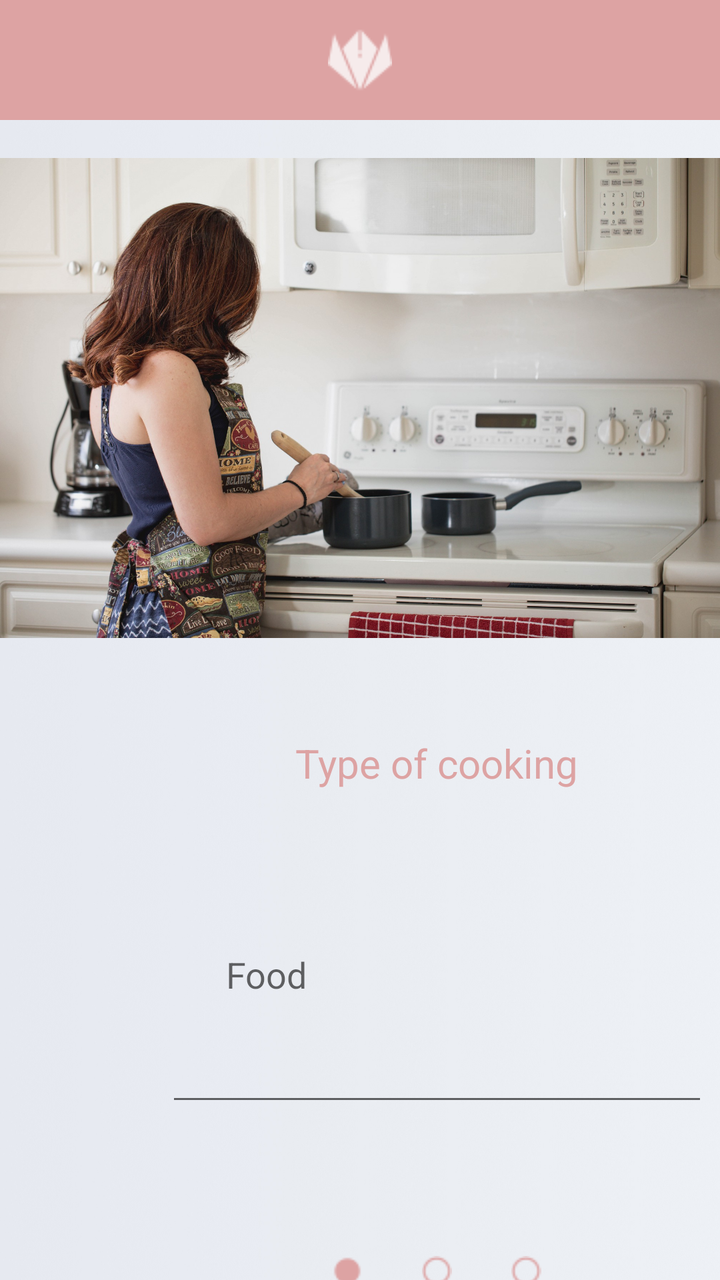
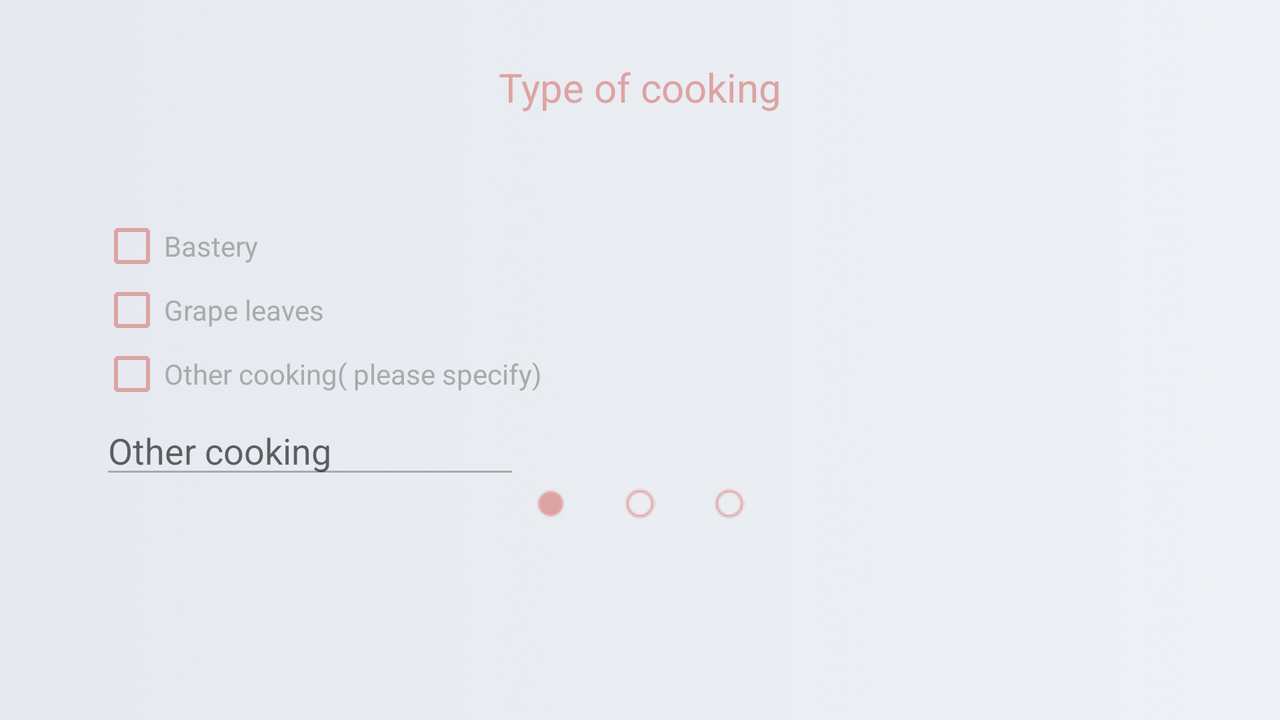

First picture: res/layout/ on a phone held upright. Second picture: the repository's own variant of that layout, on a device whose configuration matches the variant's folder. Source for both follows.
<!-- AndroidManifest.xml: application theme AppTheme -->
<!-- res/layout/activity_cooking.xml -->
<?xml version="1.0" encoding="utf-8"?>
<LinearLayout xmlns:android="http://schemas.android.com/apk/res/android"
    xmlns:app="http://schemas.android.com/apk/res-auto"
    xmlns:tools="http://schemas.android.com/tools"
    android:id="@+id/profile_photo"
    android:layout_width="match_parent"
    android:layout_height="match_parent"
    android:background="@drawable/background"
    android:orientation="vertical"
    android:weightSum="2"
    tools:context=".cooking">
    <ImageView
        android:id="@+id/titlebar"
        app:layout_constraintTop_toTopOf="parent"
        app:layout_constraintStart_toStartOf="parent"

        android:layout_width="match_parent"
        android:layout_height="60dp"
        android:background="@color/colorPrimary"
        android:paddingTop="30dp"
        android:paddingBottom="30dp"
        android:scaleType="center"
        app:srcCompat="@drawable/title" />

    <ImageView
        android:id="@+id/imageView7"
        android:layout_width="wrap_content"
        android:layout_height="278dp"
        app:srcCompat="@drawable/cooking" />

    <androidx.constraintlayout.widget.ConstraintLayout
        android:id="@+id/prod"
        android:layout_width="match_parent"
        android:layout_height="match_parent"
        android:visibility="gone">

        <TextView
            android:id="@+id/textView8"
            android:layout_width="wrap_content"
            android:layout_height="wrap_content"
            android:lineSpacingExtra="2sp"
            android:padding="50dp"
            android:text="@string/proInfo"
            android:textColor="@android:color/darker_gray"
            android:textSize="18sp"
            app:layout_constraintBottom_toTopOf="@+id/prodswitch"
            app:layout_constraintEnd_toEndOf="parent"
            app:layout_constraintHorizontal_bias="0.0"
            app:layout_constraintStart_toStartOf="parent"
            app:layout_constraintTop_toBottomOf="@+id/title3" />

        <LinearLayout
            android:id="@+id/linearLayout3"
            android:layout_width="wrap_content"
            android:layout_height="69dp"
            android:layout_marginBottom="40dp"
            android:orientation="horizontal"
            android:weightSum="3"
            app:layout_constraintBottom_toBottomOf="parent"
            app:layout_constraintEnd_toEndOf="parent"
            app:layout_constraintHorizontal_bias="0.47"
            app:layout_constraintStart_toStartOf="parent">

            <ImageView
                android:id="@+id/imageView53"
                android:layout_width="wrap_content"
                android:layout_height="wrap_content"
                android:layout_margin="10dp"
                android:layout_weight="1"
                app:srcCompat="@drawable/filled" />

            <ImageView
                android:id="@+id/imageView43"
                android:layout_width="wrap_content"
                android:layout_height="wrap_content"
                android:layout_margin="10dp"
                android:layout_marginBottom="16dp"
                app:srcCompat="@drawable/filled" />

            <ImageView
                android:id="@+id/imageView63"
                android:layout_width="wrap_content"
                android:layout_height="wrap_content"
                android:layout_margin="10dp"
                android:layout_marginBottom="16dp"
                android:layout_weight="1"
                app:srcCompat="@drawable/filled" />

        </LinearLayout>

        <Switch
            android:id="@+id/prodswitch"
            android:layout_width="wrap_content"
            android:layout_height="wrap_content"
            android:layout_marginBottom="40dp"
            android:backgroundTint="@color/colorPrimary"
            android:buttonTint="@color/colorPrimary"
            android:drawableTint="@color/colorPrimary"
            android:text="I want to use eco freindly products"
            android:textColor="@android:color/darker_gray"
            android:thumbTint="@color/colorPrimary"
            app:layout_constraintBottom_toTopOf="@+id/linearLayout3"
            app:layout_constraintEnd_toEndOf="parent"
            app:layout_constraintHorizontal_bias="0.426"
            app:layout_constraintStart_toStartOf="parent" />

        <TextView
            android:id="@+id/title4"
            android:layout_width="411dp"
            android:layout_height="84dp"
            android:background="@drawable/border"
            android:backgroundTint="#00413737"
            android:gravity="center"
            android:shadowColor="#00101010"
            android:shadowDx="1"
            android:shadowDy="1"
            android:shadowRadius="2"
            android:text="Eco-friendly products"
            android:textColor="@color/colorPrimary"
            android:textSize="20sp"
            app:layout_constraintBottom_toTopOf="@+id/textView8"
            app:layout_constraintEnd_toEndOf="parent"
            app:layout_constraintStart_toStartOf="parent"
            app:layout_constraintTop_toTopOf="parent" />

    </androidx.constraintlayout.widget.ConstraintLayout>

    <LinearLayout
        android:id="@+id/linearLayout2"
        android:layout_width="437dp"
        android:layout_height="525dp"
        android:orientation="vertical"
        android:visibility="visible"
        app:layout_constraintBottom_toBottomOf="parent"
        app:layout_constraintTop_toTopOf="parent"
        app:layout_constraintVertical_bias="0.361">

        <TextView
            android:id="@+id/textView6"
            android:layout_width="wrap_content"
            android:layout_height="wrap_content"
            android:layout_gravity="center_horizontal"
            android:layout_marginTop="30dp"
            android:layout_marginBottom="50dp"
            android:text="Type of cooking"
            android:textColor="@color/colorPrimary"
            android:textSize="20sp"
            app:layout_constraintBottom_toTopOf="@+id/linearLayout2"
            app:layout_constraintEnd_toEndOf="parent"
            app:layout_constraintHorizontal_bias="0.43"
            app:layout_constraintStart_toStartOf="parent" />

        <EditText
            android:id="@+id/food"
            android:layout_width="271dp"
            android:layout_height="113dp"
            android:layout_gravity="center"
            android:ems="10"
            android:gravity="start|top"
            android:hint="Food"
            android:inputType="textMultiLine"
            android:padding="30dp" />

        <LinearLayout
            android:layout_width="134dp"
            android:layout_height="wrap_content"
            android:layout_gravity="center_horizontal"
            android:layout_marginTop="70dp"
            android:orientation="horizontal">

            <ImageView
                android:id="@+id/imageView8"
                android:layout_width="wrap_content"
                android:layout_height="wrap_content"
                android:layout_weight="1"
                app:srcCompat="@drawable/filled" />

            <ImageView
                android:id="@+id/imageView9"
                android:layout_width="wrap_content"
                android:layout_height="wrap_content"
                android:layout_weight="1"
                app:srcCompat="@drawable/impty" />

            <ImageView
                android:id="@+id/imageView10"
                android:layout_width="wrap_content"
                android:layout_height="wrap_content"
                android:layout_weight="1"
                app:srcCompat="@drawable/impty" />
        </LinearLayout>

    </LinearLayout>

    <androidx.constraintlayout.widget.ConstraintLayout
        android:id="@+id/number"
        android:layout_width="match_parent"
        android:layout_height="match_parent"
        android:visibility="gone">

        <TextView
            android:id="@+id/title2"
            android:layout_width="411dp"
            android:layout_height="84dp"
            android:background="@drawable/border"
            android:backgroundTint="#00413737"
            android:gravity="center"
            android:shadowColor="#00101010"
            android:shadowDx="1"
            android:shadowDy="1"
            android:shadowRadius="2"
            android:text="Number of People"
            android:textColor="@color/colorPrimary"
            android:textSize="20sp"
            app:layout_constraintBottom_toTopOf="@+id/linearLayout1"
            app:layout_constraintEnd_toEndOf="parent"
            app:layout_constraintStart_toStartOf="parent"
            app:layout_constraintTop_toTopOf="parent"
            app:layout_constraintVertical_bias="0.128" />

        <NumberPicker
            android:id="@+id/occ2"
            android:layout_width="131dp"
            android:layout_height="73dp"
            android:dividerPadding="100dp"
            android:solidColor="#E9ECF1"
            app:layout_constraintBottom_toTopOf="@+id/linearLayout1"
            app:layout_constraintEnd_toEndOf="parent"
            app:layout_constraintStart_toStartOf="parent"
            app:layout_constraintTop_toBottomOf="@+id/title2"
            tools:ignore="MissingConstraints"></NumberPicker>

        <LinearLayout
            android:id="@+id/linearLayout1"
            android:layout_width="154dp"
            android:layout_height="73dp"
            android:orientation="horizontal"
            android:padding="20dp"
            android:weightSum="3"
            app:layout_constraintBottom_toBottomOf="parent"
            app:layout_constraintEnd_toEndOf="parent"
            app:layout_constraintStart_toStartOf="parent">

            <ImageView
                android:id="@+id/imageView11"
                android:layout_width="wrap_content"
                android:layout_height="wrap_content"
                android:layout_weight="1"
                app:srcCompat="@drawable/filled" />

            <ImageView
                android:id="@+id/imageView22"
                android:layout_width="wrap_content"
                android:layout_height="wrap_content"
                android:layout_marginBottom="16dp"
                app:srcCompat="@drawable/filled" />

            <ImageView
                android:id="@+id/imageView33"
                android:layout_width="wrap_content"
                android:layout_height="wrap_content"
                android:layout_marginBottom="16dp"
                android:layout_weight="1"
                app:srcCompat="@drawable/impty" />

        </LinearLayout>

    </androidx.constraintlayout.widget.ConstraintLayout>

</LinearLayout>
<!-- resources referenced by this layout -->
<resources>
  <color name="colorPrimary">#DDA3A3</color>
  <!-- drawable background: jpg bitmap (drawable, 529442 bytes) -->
  <!-- drawable border (drawable) -->
  <?xml version="1.0" encoding="utf-8"?>
  <shape xmlns:android="http://schemas.android.com/apk/res/android"
      android:shape="rectangle">
  
      <stroke
          android:width="3dp"
          android:color="@color/colorPrimary" />
  </shape>
  <!-- drawable cooking: jpg bitmap (drawable, 407766 bytes) -->
  <!-- drawable filled: png bitmap (drawable, 335 bytes) -->
  <!-- drawable impty: png bitmap (drawable, 479 bytes) -->
  <!-- drawable title: png bitmap (drawable, 1293 bytes) -->
  <string name="proInfo">at EcoHome we support eco-freindly products,to make a type specimen book. It has survived not only five centuries, but also the leap into electronic typesetting, remaining essentially unchanged. I</string>
  <style name="AppTheme" parent="Theme.AppCompat.Light">
          
          <item name="colorPrimary">@color/colorPrimary</item>
          <item name="colorPrimaryDark">@color/colorPrimaryDark</item>
          <item name="colorAccent">@color/colorAccent</item>
          <item name="windowActionBar">false</item>
          <item name="windowNoTitle">true</item>
  
  
      </style>
  <color name="colorPrimaryDark">#00574B</color>
  <color name="colorAccent">#D81B60</color>
</resources>
<!-- res/layout-land/activity_cooking.xml (the repository's variant of the layout above) -->
<!-- drawn on the phone turned sideways -->
<?xml version="1.0" encoding="utf-8"?>
<LinearLayout xmlns:android="http://schemas.android.com/apk/res/android"
    xmlns:app="http://schemas.android.com/apk/res-auto"
    xmlns:tools="http://schemas.android.com/tools"
    android:id="@+id/profile_photo"
    android:layout_width="match_parent"
    android:layout_height="match_parent"
    android:background="@drawable/background"
    android:orientation="vertical"
    android:weightSum="2"
    tools:context=".cooking">


    <androidx.constraintlayout.widget.ConstraintLayout
        android:id="@+id/prod"
        android:layout_width="match_parent"
        android:layout_height="match_parent"
        android:visibility="gone">

        <LinearLayout
            android:id="@+id/linearLayout3"
            android:layout_width="wrap_content"
            android:layout_height="69dp"
            android:layout_marginBottom="40dp"
            android:orientation="horizontal"
            android:weightSum="3"
            app:layout_constraintBottom_toBottomOf="parent"
            app:layout_constraintEnd_toEndOf="parent"
            app:layout_constraintHorizontal_bias="0.499"
            app:layout_constraintStart_toStartOf="parent"
            app:layout_constraintTop_toBottomOf="@+id/prodswitch">

            <ImageView
                android:id="@+id/imageView53"
                android:layout_width="wrap_content"
                android:layout_height="wrap_content"
                android:layout_margin="10dp"
                android:layout_weight="1"
                app:srcCompat="@drawable/filled" />

            <ImageView
                android:id="@+id/imageView43"
                android:layout_width="wrap_content"
                android:layout_height="wrap_content"
                android:layout_margin="10dp"
                android:layout_marginBottom="16dp"
                app:srcCompat="@drawable/filled" />

            <ImageView
                android:id="@+id/imageView63"
                android:layout_width="wrap_content"
                android:layout_height="wrap_content"
                android:layout_margin="10dp"
                android:layout_marginBottom="16dp"
                android:layout_weight="1"
                app:srcCompat="@drawable/filled" />

        </LinearLayout>

        <TextView
            android:id="@+id/title4"
            android:layout_width="411dp"
            android:layout_height="84dp"
            android:background="@drawable/border"
            android:backgroundTint="#00413737"
            android:gravity="center"
            android:shadowColor="#00101010"
            android:shadowDx="1"
            android:shadowDy="1"
            android:shadowRadius="2"
            android:text="Eco-friendly products"
            android:textColor="@color/colorPrimary"
            android:textSize="20sp"
            app:layout_constraintBottom_toTopOf="@+id/textView8"
            app:layout_constraintEnd_toEndOf="parent"
            app:layout_constraintHorizontal_bias="0.496"
            app:layout_constraintStart_toStartOf="parent"
            app:layout_constraintTop_toTopOf="parent" />

        <TextView
            android:id="@+id/textView8"
            android:layout_width="wrap_content"
            android:layout_height="wrap_content"
            android:lineSpacingExtra="2sp"
            android:padding="50dp"
            android:text="@string/proInfo"
            android:textColor="@android:color/darker_gray"
            android:textSize="18sp"
            app:layout_constraintBottom_toTopOf="@+id/prodswitch"
            app:layout_constraintEnd_toEndOf="parent"
            app:layout_constraintHorizontal_bias="0.0"
            app:layout_constraintStart_toStartOf="parent"
            app:layout_constraintTop_toBottomOf="@+id/title4" />

        <Switch
            android:id="@+id/prodswitch"
            android:layout_width="wrap_content"
            android:layout_height="wrap_content"
            android:layout_marginBottom="40dp"
            android:backgroundTint="@color/colorPrimary"
            android:buttonTint="@color/colorPrimary"
            android:drawableTint="@color/colorPrimary"
            android:text="I want to use eco freindly products"
            android:textColor="@android:color/darker_gray"
            android:thumbTint="@color/colorPrimary"
            app:layout_constraintBottom_toTopOf="@+id/linearLayout3"
            app:layout_constraintEnd_toEndOf="parent"
            app:layout_constraintHorizontal_bias="0.498"
            app:layout_constraintStart_toStartOf="parent"
            app:layout_constraintTop_toBottomOf="@+id/textView8" />

    </androidx.constraintlayout.widget.ConstraintLayout>

    <LinearLayout
        android:id="@+id/linearLayout2"
        android:layout_width="match_parent"
        android:layout_height="match_parent"
        android:orientation="vertical"
        android:visibility="visible"
        app:layout_constraintBottom_toBottomOf="parent"
        app:layout_constraintTop_toTopOf="parent"
        app:layout_constraintVertical_bias="0.361">

        <TextView
            android:id="@+id/textView6"
            android:layout_width="wrap_content"
            android:layout_height="wrap_content"
            android:layout_gravity="center_horizontal"
            android:layout_marginTop="30dp"
            android:layout_marginBottom="50dp"
            android:text="Type of cooking"
            android:textColor="@color/colorPrimary"
            android:textSize="20sp"
            app:layout_constraintBottom_toTopOf="@+id/linearLayout2"
            app:layout_constraintEnd_toEndOf="parent"
            app:layout_constraintHorizontal_bias="0.43"
            app:layout_constraintStart_toStartOf="parent" />

        <CheckBox
            android:id="@+id/bastery"
            android:layout_width="wrap_content"
            android:layout_height="wrap_content"
            android:layout_marginLeft="50dp"
            android:buttonTint="@color/colorPrimary"
            android:drawableTint="@color/colorPrimary"
            android:foregroundTint="@color/colorPrimary"
            android:text="Bastery"
            android:textColor="@android:color/darker_gray" />

        <CheckBox
            android:id="@+id/grape"
            android:layout_width="wrap_content"
            android:layout_height="wrap_content"
            android:layout_marginLeft="50dp"
            android:buttonTint="@color/colorPrimary"
            android:drawableTint="@color/colorPrimary"
            android:foregroundTint="@color/colorPrimary"
            android:text="Grape leaves"
            android:textColor="@android:color/darker_gray" />

        <CheckBox
            android:id="@+id/other"
            android:layout_width="wrap_content"
            android:layout_height="wrap_content"
            android:layout_marginLeft="50dp"
            android:buttonTint="@color/colorPrimary"
            android:clickable="false"
            android:drawableTint="@color/colorPrimary"
            android:foregroundTint="@color/colorPrimary"
            android:text="Other cooking( please specify)"
            android:textColor="@android:color/darker_gray" />

        <EditText
            android:id="@+id/other_cookingED"
            android:layout_width="wrap_content"
            android:layout_height="wrap_content"
            android:layout_marginLeft="50dp"
            android:backgroundTint="@android:color/darker_gray"
            android:drawableTint="@android:color/darker_gray"
            android:editable="false"
            android:ems="10"
            android:foregroundTint="@android:color/darker_gray"
            android:hint="Other cooking"
            android:inputType="textPersonName" />

        <LinearLayout
            android:layout_width="134dp"
            android:layout_height="wrap_content"
            android:layout_gravity="center_horizontal"
            android:orientation="horizontal">

            <ImageView
                android:id="@+id/imageView8"
                android:layout_width="wrap_content"
                android:layout_height="wrap_content"
                android:layout_weight="1"
                app:srcCompat="@drawable/filled" />

            <ImageView
                android:id="@+id/imageView9"
                android:layout_width="wrap_content"
                android:layout_height="wrap_content"
                android:layout_weight="1"
                app:srcCompat="@drawable/impty" />

            <ImageView
                android:id="@+id/imageView10"
                android:layout_width="wrap_content"
                android:layout_height="wrap_content"
                android:layout_weight="1"
                app:srcCompat="@drawable/impty" />
        </LinearLayout>

    </LinearLayout>

    <androidx.constraintlayout.widget.ConstraintLayout
        android:id="@+id/number"
        android:layout_width="match_parent"
        android:layout_height="match_parent"
        android:visibility="gone">

        <TextView
            android:id="@+id/title2"
            android:layout_width="411dp"
            android:layout_height="84dp"
            android:background="@drawable/border"
            android:backgroundTint="#00413737"
            android:gravity="center"
            android:shadowColor="#00101010"
            android:shadowDx="1"
            android:shadowDy="1"
            android:shadowRadius="2"
            android:text="Number of People"
            android:textColor="@color/colorPrimary"
            android:textSize="20sp"
            app:layout_constraintBottom_toTopOf="@+id/linearLayout1"
            app:layout_constraintEnd_toEndOf="parent"
            app:layout_constraintStart_toStartOf="parent"
            app:layout_constraintTop_toTopOf="parent"
            app:layout_constraintVertical_bias="0.128" />

        <NumberPicker
            android:id="@+id/occ2"
            android:layout_width="131dp"
            android:layout_height="73dp"
            android:dividerPadding="100dp"
            android:solidColor="#E9ECF1"
            app:layout_constraintBottom_toTopOf="@+id/linearLayout1"
            app:layout_constraintEnd_toEndOf="parent"
            app:layout_constraintStart_toStartOf="parent"
            app:layout_constraintTop_toBottomOf="@+id/title2"
            tools:ignore="MissingConstraints"></NumberPicker>

        <LinearLayout
            android:id="@+id/linearLayout1"
            android:layout_width="154dp"
            android:layout_height="73dp"
            android:orientation="horizontal"
            android:padding="20dp"
            android:weightSum="3"
            app:layout_constraintBottom_toBottomOf="parent"
            app:layout_constraintEnd_toEndOf="parent"
            app:layout_constraintStart_toStartOf="parent">

            <ImageView
                android:id="@+id/imageView11"
                android:layout_width="wrap_content"
                android:layout_height="wrap_content"
                android:layout_weight="1"
                app:srcCompat="@drawable/filled" />

            <ImageView
                android:id="@+id/imageView22"
                android:layout_width="wrap_content"
                android:layout_height="wrap_content"
                android:layout_marginBottom="16dp"
                app:srcCompat="@drawable/filled" />

            <ImageView
                android:id="@+id/imageView33"
                android:layout_width="wrap_content"
                android:layout_height="wrap_content"
                android:layout_marginBottom="16dp"
                android:layout_weight="1"
                app:srcCompat="@drawable/impty" />

        </LinearLayout>

    </androidx.constraintlayout.widget.ConstraintLayout>

</LinearLayout>
<!-- resources referenced by the variant -->
<!-- as the phone turned sideways resolves them -->
<resources>
  <color name="colorPrimary">#DDA3A3</color>
  <!-- drawable background: jpg bitmap (drawable, 529442 bytes) -->
  <!-- drawable border (drawable) -->
  <?xml version="1.0" encoding="utf-8"?>
  <shape xmlns:android="http://schemas.android.com/apk/res/android"
      android:shape="rectangle">
  
      <stroke
          android:width="3dp"
          android:color="@color/colorPrimary" />
  </shape>
  <!-- drawable filled: png bitmap (drawable, 335 bytes) -->
  <!-- drawable impty: png bitmap (drawable, 479 bytes) -->
  <string name="proInfo">at EcoHome we support eco-freindly products,to make a type specimen book. It has survived not only five centuries, but also the leap into electronic typesetting, remaining essentially unchanged. I</string>
  <style name="AppTheme" parent="Theme.AppCompat.Light">
          
          <item name="colorPrimary">@color/colorPrimary</item>
          <item name="colorPrimaryDark">@color/colorPrimaryDark</item>
          <item name="colorAccent">@color/colorAccent</item>
          <item name="windowActionBar">false</item>
          <item name="windowNoTitle">true</item>
  
  
      </style>
  <color name="colorPrimaryDark">#00574B</color>
  <color name="colorAccent">#D81B60</color>
</resources>
